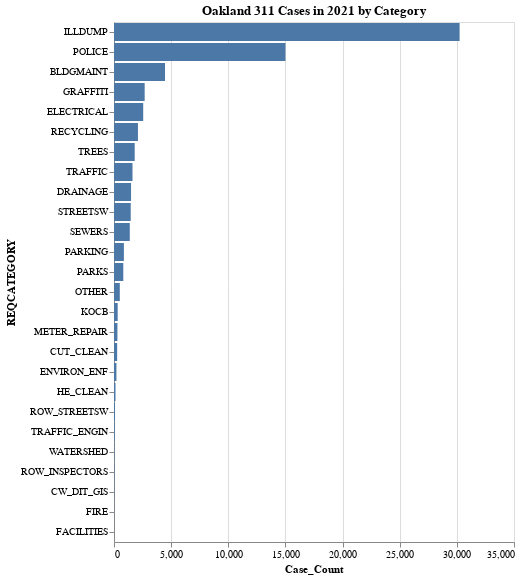

Write notebook code for a chart like this one.
### Markdown cell above
### Visualized the data

### Code cell
# Make bar chart with altair
alt.Chart(category_counts_2021).mark_bar().encode(
    x='Case_Count',
    y=alt.Y('REQCATEGORY', sort='-x')
).properties(
    title='Oakland 311 Cases in 2021 by Category'
)

### Figure 1 — Vega-Lite specification as saved in the notebook (floating-point values rounded to 4 significant figures)
{"config": {"view": {"continuousWidth": 400, "continuousHeight": 300}}, "data": {"name": "data-9a9a8b9a44b7f5fdcf555422510b3a8f"}, "mark": "bar", "encoding": {"x": {"type": "quantitative", "field": "Case_Count"}, "y": {"type": "nominal", "field": "REQCATEGORY", "sort": "-x"}}, "title": "Oakland 311 Cases in 2021 by Category", "$schema": "https://vega.github.io/schema/vega-lite/v4.8.1.json", "datasets": {"data-9a9a8b9a44b7f5fdcf555422510b3a8f": [{"REQCATEGORY": "ILLDUMP", "Case_Count": 30241}, {"REQCATEGORY": "POLICE", "Case_Count": 15004}, {"REQCATEGORY": "BLDGMAINT", "Case_Count": 4465}, {"REQCATEGORY": "GRAFFITI", "Case_Count": 2684}, {"REQCATEGORY": "ELECTRICAL", "Case_Count": 2556}, {"REQCATEGORY": "RECYCLING", "Case_Count": 2096}, {"REQCATEGORY": "TREES", "Case_Count": 1812}, {"REQCATEGORY": "TRAFFIC", "Case_Count": 1619}, {"REQCATEGORY": "DRAINAGE", "Case_Count": 1493}, {"REQCATEGORY": "STREETSW", "Case_Count": 1463}, {"REQCATEGORY": "SEWERS", "Case_Count": 1381}, {"REQCATEGORY": "PARKING", "Case_Count": 867}, {"REQCATEGORY": "PARKS", "Case_Count": 814}, {"REQCATEGORY": "OTHER", "Case_Count": 508}, {"REQCATEGORY": "KOCB", "Case_Count": 323}, {"REQCATEGORY": "METER_REPAIR", "Case_Count": 300}, {"REQCATEGORY": "CUT_CLEAN", "Case_Count": 277}, {"REQCATEGORY": "ENVIRON_ENF", "Case_Count": 213}, {"REQCATEGORY": "HE_CLEAN", "Case_Count": 131}, {"REQCATEGORY": "ROW_STREETSW", "Case_Count": 91}, {"REQCATEGORY": "TRAFFIC_ENGIN", "Case_Count": 61}, {"REQCATEGORY": "WATERSHED", "Case_Count": 40}, {"REQCATEGORY": "ROW_INSPECTORS", "Case_Count": 35}, {"REQCATEGORY": "CW_DIT_GIS", "Case_Count": 24}, {"REQCATEGORY": "FIRE", "Case_Count": 11}, {"REQCATEGORY": "FACILITIES", "Case_Count": 3}]}}
